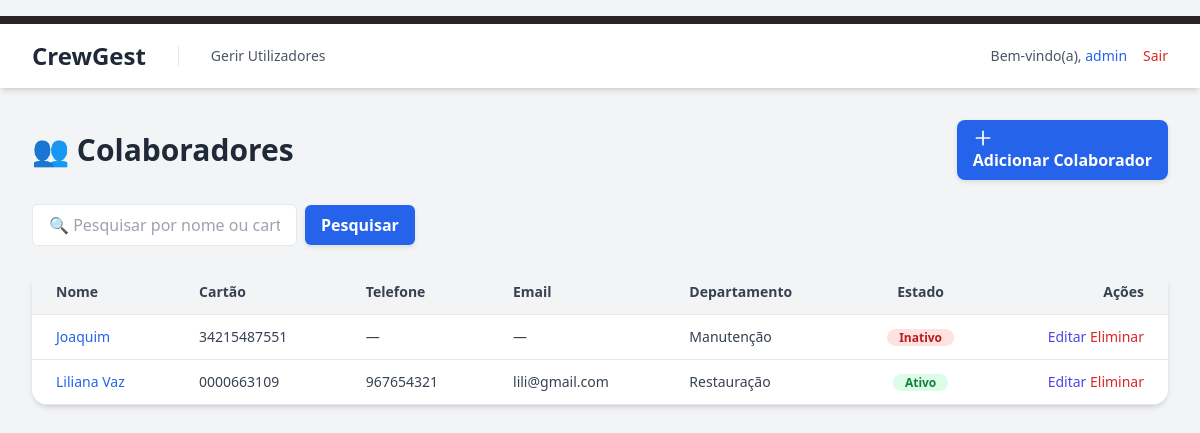
Before: /public/colaboradores.php (signed in) with the older database file.
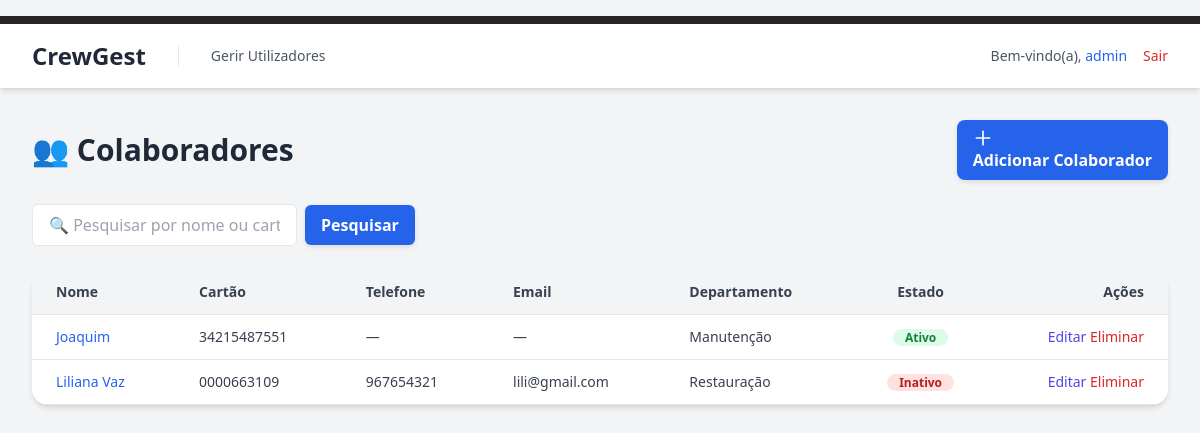
After: the same page with the newer database file.
### tables this page shows
CREATE TABLE `colaboradores` (
  `id` int(11) NOT NULL,
  `nome` varchar(100) NOT NULL,
  `telefone` varchar(20) DEFAULT NULL,
  `email` varchar(100) DEFAULT NULL,
  `cartao` varchar(50) NOT NULL,
  `departamento_id` int(11) DEFAULT NULL,
  `ativo` tinyint(1) DEFAULT 1,
  `criado_em` timestamp NOT NULL DEFAULT current_timestamp()
);

CREATE TABLE `departamentos` (
  `id` int(11) NOT NULL,
  `nome` varchar(100) NOT NULL,
  `criado_em` timestamp NOT NULL DEFAULT current_timestamp()
);

### public/colaboradores.php (the view, shortened to what the changed rows need)
<?php
require_once '../config/db.php';
$pesquisa = trim($_GET['pesquisa'] ?? '');
$colaboradores = [];
try {
    if (!empty($pesquisa)) {
        $stmt = $pdo->prepare("
            SELECT c.*, d.nome AS departamento_nome
            FROM colaboradores c
            LEFT JOIN departamentos d ON c.departamento_id = d.id
            WHERE c.nome LIKE :pesquisa OR c.cartao LIKE :pesquisa
            ORDER BY c.nome ASC
        ");
        $stmt->execute(['pesquisa' => "%$pesquisa%"]);
    } else {
        $stmt = $pdo->query("
            SELECT c.*, d.nome AS departamento_nome
            FROM colaboradores c
            LEFT JOIN departamentos d ON c.departamento_id = d.id
            ORDER BY c.nome ASC
        ");
    }
    $colaboradores = $stmt->fetchAll(PDO::FETCH_ASSOC);
} catch (PDOException $e) {
    die("Erro ao carregar colaboradores: " . $e->getMessage());
}
?>
<!DOCTYPE html>
<html lang="pt-PT" class="bg-gray-100">
<head>
    <link href="<?= BASE_URL ?>/public/css/style.css" rel="stylesheet">
</head>
<body class="bg-gray-100">
<main class="p-8 max-w-7xl mx-auto">
    <div class="flex items-center justify-between mb-6">
        <h1 class="text-3xl font-bold text-gray-800">👥 Colaboradores</h1>
    </div>
    <div class="bg-white rounded-2xl shadow-md overflow-hidden">
        <table class="min-w-full text-sm text-gray-700">
            <thead class="bg-gray-100">
                <tr>
                    <th class="text-left px-6 py-3 border-b">Nome</th>
                    <th class="text-left px-6 py-3 border-b">Cartão</th>
                    <th class="text-left px-6 py-3 border-b">Telefone</th>
                    <th class="text-left px-6 py-3 border-b">Email</th>
                    <th class="text-left px-6 py-3 border-b">Departamento</th>
                    <th class="text-center px-6 py-3 border-b">Estado</th>
                    <th class="text-right px-6 py-3 border-b">Ações</th>
                </tr>
            </thead>
            <tbody>
                <?php if (empty($colaboradores)): ?>
                    <tr>
                        <td colspan="7" class="text-center py-6 text-gray-500">
                            Nenhum colaborador encontrado.
                        </td>
                    </tr>
                <?php else: ?>
                    <?php foreach ($colaboradores as $c): ?>
                        <tr class="hover:bg-gray-50 transition">
                            <td class="px-6 py-3 border-b">
                                <a href="detalhes_colaborador.php?id=<?= $c['id'] ?>"
                                   class="text-blue-600 hover:underline font-medium">
                                    <?= htmlspecialchars($c['nome']) ?>
                                </a>
                            </td>
                            <td class="px-6 py-3 border-b"><?= htmlspecialchars($c['cartao'] ?: '—') ?></td>
                            <td class="px-6 py-3 border-b"><?= htmlspecialchars($c['telefone'] ?: '—') ?></td>
                            <td class="px-6 py-3 border-b"><?= htmlspecialchars($c['email'] ?: '—') ?></td>
                            <td class="px-6 py-3 border-b"><?= htmlspecialchars($c['departamento_nome'] ?: '—') ?></td>
                            <td class="px-6 py-3 border-b text-center">
                                <?php if ($c['ativo']): ?>
                                    <span class="px-3 py-1 rounded-full text-xs font-semibold bg-green-100 text-green-700">Ativo</span>
                                <?php else: ?>
                                    <span class="px-3 py-1 rounded-full text-xs font-semibold bg-red-100 text-red-700">Inativo</span>
                                <?php endif; ?>
                            </td>
                            <td class="px-6 py-3 border-b text-right">
                                <a href="editar_colaborador.php?id=<?= $c['id'] ?>" class="text-indigo-600 hover:text-indigo-800 font-medium mr-3">Editar</a>
                                <form action="eliminar_colaborador.php" method="POST" class="inline"
                                      onsubmit="return confirm('Tem certeza que deseja eliminar este colaborador?');">
                                    <button type="submit" class="text-red-600 hover:text-red-800 font-medium">Eliminar</button>
                                </form>
                            </td>
                        </tr>
                    <?php endforeach; ?>
                <?php endif; ?>
            </tbody>
        </table>
    </div>
</main>
</body>
</html>

Changed rows visible on the page:
changed colaboradores "Joaquim": ativo "Inativo" → "Ativo"
changed colaboradores "Liliana Vaz": ativo "Ativo" → "Inativo"
